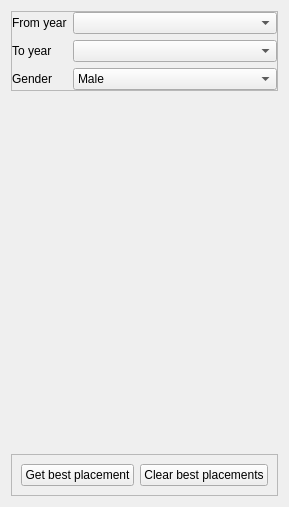
      <widget class="QWidget" name="Best">
       <attribute name="title">
        <string>Best athlete</string>
       </attribute>
       <layout class="QVBoxLayout" name="verticalLayout_4">
        <item>
         <widget class="QFrame" name="frame_6">
          <property name="frameShape">
           <enum>QFrame::StyledPanel</enum>
          </property>
          <property name="frameShadow">
           <enum>QFrame::Raised</enum>
          </property>
          <layout class="QFormLayout" name="formLayout_5">
           <property name="leftMargin">
            <number>0</number>
           </property>
           <property name="topMargin">
            <number>0</number>
           </property>
           <property name="rightMargin">
            <number>0</number>
           </property>
           <property name="bottomMargin">
            <number>0</number>
           </property>
           <item row="0" column="0">
            <widget class="QLabel" name="label_16">
             <property name="text">
              <string>From year</string>
             </property>
            </widget>
           </item>
           <item row="0" column="1">
            <widget class="QComboBox" name="u_bestFYear"/>
           </item>
           <item row="1" column="0">
            <widget class="QLabel" name="label_22">
             <property name="text">
              <string>To year</string>
             </property>
            </widget>
           </item>
           <item row="1" column="1">
            <widget class="QComboBox" name="u_bestTYear"/>
           </item>
           <item row="2" column="0">
            <widget class="QLabel" name="label_23">
             <property name="text">
              <string>Gender</string>
             </property>
            </widget>
           </item>
           <item row="2" column="1">
            <widget class="QComboBox" name="u_bestGender">
             <item>
              <property name="text">
               <string>Male</string>
              </property>
             </item>
             <item>
              <property name="text">
               <string>Female</string>
              </property>
             </item>
            </widget>
           </item>
          </layout>
         </widget>
        </item>
        <item>
         <spacer name="verticalSpacer_4">
          <property name="orientation">
           <enum>Qt::Vertical</enum>
          </property>
          <property name="sizeHint" stdset="0">
           <size>
            <width>20</width>
            <height>357</height>
           </size>
          </property>
         </spacer>
        </item>
        <item>
         <widget class="QFrame" name="frame_7">
          <property name="frameShape">
           <enum>QFrame::StyledPanel</enum>
          </property>
          <property name="frameShadow">
           <enum>QFrame::Raised</enum>
          </property>
          <layout class="QHBoxLayout" name="horizontalLayout_7">
           <item>
            <widget class="QPushButton" name="u_getBest">
             <property name="text">
              <string>Get best placement</string>
             </property>
            </widget>
           </item>
           <item>
            <widget class="QPushButton" name="u_clearBest">
             <property name="text">
              <string>Clear best placements</string>
             </property>
            </widget>
           </item>
          </layout>
         </widget>
        </item>
       </layout>
      </widget>
